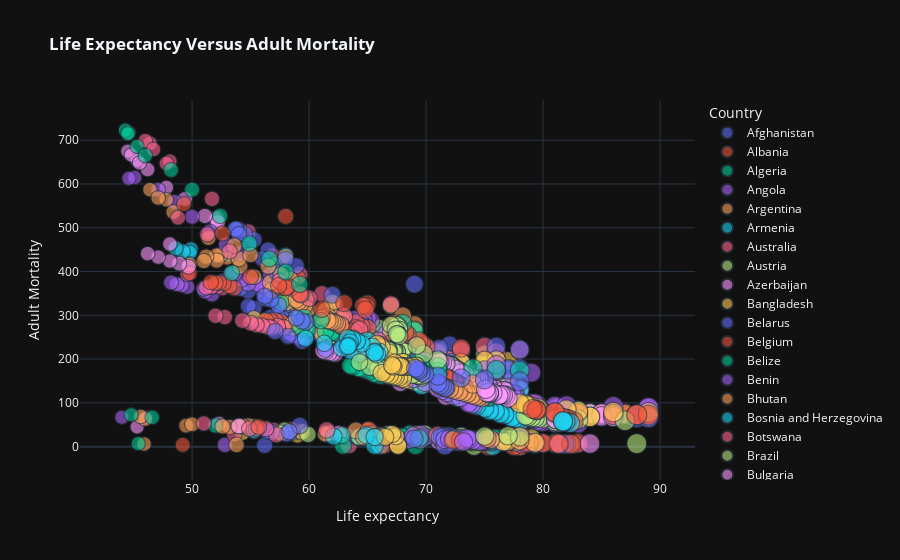

The notebook cell this image was saved under:
### Code cell
px.scatter(data,y='Adult Mortality',x='Life expectancy',color='Country',size='Life expectancy',template='plotly_dark',opacity=0.6,title='<b> Life Expectancy Versus Adult Mortality')
